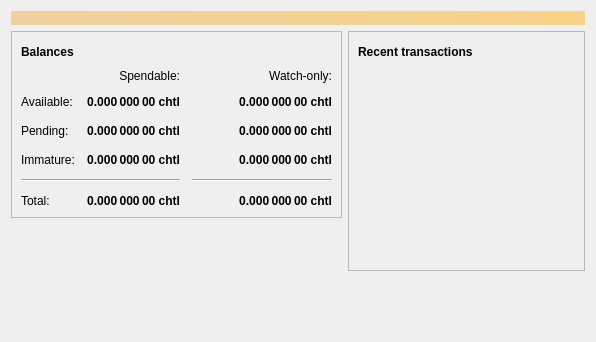
<?xml version="1.0" encoding="UTF-8"?>
<ui version="4.0">
 <class>OverviewPage</class>
 <widget class="QWidget" name="OverviewPage">
  <property name="geometry">
   <rect>
    <x>0</x>
    <y>0</y>
    <width>596</width>
    <height>342</height>
   </rect>
  </property>
  <property name="windowTitle">
   <string>Form</string>
  </property>
  <layout class="QVBoxLayout" name="topLayout">
   <item>
    <widget class="QLabel" name="labelAlerts">
     <property name="visible">
      <bool>false</bool>
     </property>
     <property name="styleSheet">
      <string notr="true">QLabel { background-color: qlineargradient(x1: 0, y1: 0, x2: 1, y2: 0, stop:0 #F0D0A0, stop:1 #F8D488); color:#000000; }</string>
     </property>
     <property name="wordWrap">
      <bool>true</bool>
     </property>
     <property name="margin">
      <number>3</number>
     </property>
     <property name="textInteractionFlags">
      <set>Qt::TextSelectableByMouse</set>
     </property>
    </widget>
   </item>
   <item>
    <layout class="QHBoxLayout" name="horizontalLayout" stretch="1,1">
     <item>
      <layout class="QVBoxLayout" name="verticalLayout_2">
       <item>
        <widget class="QFrame" name="frame">
         <property name="frameShape">
          <enum>QFrame::StyledPanel</enum>
         </property>
         <property name="frameShadow">
          <enum>QFrame::Raised</enum>
         </property>
         <layout class="QVBoxLayout" name="verticalLayout_4">
          <item>
           <layout class="QHBoxLayout" name="horizontalLayout_4">
            <item>
             <widget class="QLabel" name="label_5">
              <property name="font">
               <font>
                <weight>75</weight>
                <bold>true</bold>
               </font>
              </property>
              <property name="text">
               <string>Balances</string>
              </property>
             </widget>
            </item>
            <item>
             <widget class="QPushButton" name="labelWalletStatus">
              <property name="enabled">
               <bool>true</bool>
              </property>
              <property name="maximumSize">
               <size>
                <width>30</width>
                <height>16777215</height>
               </size>
              </property>
              <property name="toolTip">
               <string>The displayed information may be out of date. Your wallet automatically synchronizes with the chatll network after a connection is established, but this process has not completed yet.</string>
              </property>
              <property name="text">
               <string/>
              </property>
              <property name="icon">
               <iconset resource="../bitcoin.qrc">
                <normaloff>:/icons/warning</normaloff>
                <disabledoff>:/icons/warning</disabledoff>:/icons/warning</iconset>
              </property>
              <property name="iconSize">
               <size>
                <width>24</width>
                <height>24</height>
               </size>
              </property>
              <property name="flat">
               <bool>true</bool>
              </property>
             </widget>
            </item>
            <item>
             <spacer name="horizontalSpacer_3">
              <property name="orientation">
               <enum>Qt::Horizontal</enum>
              </property>
              <property name="sizeHint" stdset="0">
               <size>
                <width>40</width>
                <height>20</height>
               </size>
              </property>
             </spacer>
            </item>
           </layout>
          </item>
          <item>
           <layout class="QGridLayout" name="gridLayout">
            <property name="spacing">
             <number>12</number>
            </property>
            <item row="2" column="2">
             <widget class="QLabel" name="labelWatchPending">
              <property name="font">
               <font>
                <weight>75</weight>
                <bold>true</bold>
               </font>
              </property>
              <property name="cursor">
               <cursorShape>IBeamCursor</cursorShape>
              </property>
              <property name="toolTip">
               <string>Unconfirmed transactions to watch-only addresses</string>
              </property>
              <property name="text">
               <string notr="true">0.000 000 00 chtl</string>
              </property>
              <property name="alignment">
               <set>Qt::AlignRight|Qt::AlignTrailing|Qt::AlignVCenter</set>
              </property>
              <property name="textInteractionFlags">
               <set>Qt::LinksAccessibleByMouse|Qt::TextSelectableByKeyboard|Qt::TextSelectableByMouse</set>
              </property>
             </widget>
            </item>
            <item row="2" column="1">
             <widget class="QLabel" name="labelUnconfirmed">
              <property name="font">
               <font>
                <weight>75</weight>
                <bold>true</bold>
               </font>
              </property>
              <property name="cursor">
               <cursorShape>IBeamCursor</cursorShape>
              </property>
              <property name="toolTip">
               <string>Total of transactions that have yet to be confirmed, and do not yet count toward the spendable balance</string>
              </property>
              <property name="text">
               <string notr="true">0.000 000 00 chtl</string>
              </property>
              <property name="alignment">
               <set>Qt::AlignRight|Qt::AlignTrailing|Qt::AlignVCenter</set>
              </property>
              <property name="textInteractionFlags">
               <set>Qt::LinksAccessibleByMouse|Qt::TextSelectableByKeyboard|Qt::TextSelectableByMouse</set>
              </property>
             </widget>
            </item>
            <item row="3" column="2">
             <widget class="QLabel" name="labelWatchImmature">
              <property name="font">
               <font>
                <weight>75</weight>
                <bold>true</bold>
               </font>
              </property>
              <property name="cursor">
               <cursorShape>IBeamCursor</cursorShape>
              </property>
              <property name="toolTip">
               <string>Mined balance in watch-only addresses that has not yet matured</string>
              </property>
              <property name="text">
               <string notr="true">0.000 000 00 chtl</string>
              </property>
              <property name="alignment">
               <set>Qt::AlignRight|Qt::AlignTrailing|Qt::AlignVCenter</set>
              </property>
              <property name="textInteractionFlags">
               <set>Qt::LinksAccessibleByMouse|Qt::TextSelectableByKeyboard|Qt::TextSelectableByMouse</set>
              </property>
             </widget>
            </item>
            <item row="4" column="0" colspan="2">
             <widget class="Line" name="line">
              <property name="orientation">
               <enum>Qt::Horizontal</enum>
              </property>
             </widget>
            </item>
            <item row="4" column="2">
             <widget class="Line" name="lineWatchBalance">
              <property name="sizePolicy">
               <sizepolicy hsizetype="Preferred" vsizetype="Fixed">
                <horstretch>0</horstretch>
                <verstretch>0</verstretch>
               </sizepolicy>
              </property>
              <property name="minimumSize">
               <size>
                <width>140</width>
                <height>0</height>
               </size>
              </property>
              <property name="orientation">
               <enum>Qt::Horizontal</enum>
              </property>
             </widget>
            </item>
            <item row="5" column="0">
             <widget class="QLabel" name="labelTotalText">
              <property name="text">
               <string>Total:</string>
              </property>
             </widget>
            </item>
            <item row="3" column="1">
             <widget class="QLabel" name="labelImmature">
              <property name="font">
               <font>
                <weight>75</weight>
                <bold>true</bold>
               </font>
              </property>
              <property name="cursor">
               <cursorShape>IBeamCursor</cursorShape>
              </property>
              <property name="toolTip">
               <string>Mined balance that has not yet matured</string>
              </property>
              <property name="text">
               <string notr="true">0.000 000 00 chtl</string>
              </property>
              <property name="alignment">
               <set>Qt::AlignRight|Qt::AlignTrailing|Qt::AlignVCenter</set>
              </property>
              <property name="textInteractionFlags">
               <set>Qt::LinksAccessibleByMouse|Qt::TextSelectableByKeyboard|Qt::TextSelectableByMouse</set>
              </property>
             </widget>
            </item>
            <item row="2" column="3">
             <spacer name="horizontalSpacer_2">
              <property name="orientation">
               <enum>Qt::Horizontal</enum>
              </property>
              <property name="sizeHint" stdset="0">
               <size>
                <width>40</width>
                <height>20</height>
               </size>
              </property>
             </spacer>
            </item>
            <item row="3" column="0">
             <widget class="QLabel" name="labelImmatureText">
              <property name="text">
               <string>Immature:</string>
              </property>
             </widget>
            </item>
            <item row="5" column="1">
             <widget class="QLabel" name="labelTotal">
              <property name="font">
               <font>
                <weight>75</weight>
                <bold>true</bold>
               </font>
              </property>
              <property name="cursor">
               <cursorShape>IBeamCursor</cursorShape>
              </property>
              <property name="toolTip">
               <string>Your current total balance</string>
              </property>
              <property name="text">
               <string notr="true">0.000 000 00 chtl</string>
              </property>
              <property name="alignment">
               <set>Qt::AlignRight|Qt::AlignTrailing|Qt::AlignVCenter</set>
              </property>
              <property name="textInteractionFlags">
               <set>Qt::LinksAccessibleByMouse|Qt::TextSelectableByKeyboard|Qt::TextSelectableByMouse</set>
              </property>
             </widget>
            </item>
            <item row="5" column="2">
             <widget class="QLabel" name="labelWatchTotal">
              <property name="font">
               <font>
                <weight>75</weight>
                <bold>true</bold>
               </font>
              </property>
              <property name="cursor">
               <cursorShape>IBeamCursor</cursorShape>
              </property>
              <property name="toolTip">
               <string>Current total balance in watch-only addresses</string>
              </property>
              <property name="text">
               <string notr="true">0.000 000 00 chtl</string>
              </property>
              <property name="alignment">
               <set>Qt::AlignRight|Qt::AlignTrailing|Qt::AlignVCenter</set>
              </property>
              <property name="textInteractionFlags">
               <set>Qt::LinksAccessibleByMouse|Qt::TextSelectableByKeyboard|Qt::TextSelectableByMouse</set>
              </property>
             </widget>
            </item>
            <item row="0" column="2">
             <widget class="QLabel" name="labelWatchonly">
              <property name="text">
               <string>Watch-only:</string>
              </property>
              <property name="alignment">
               <set>Qt::AlignRight|Qt::AlignTrailing|Qt::AlignVCenter</set>
              </property>
             </widget>
            </item>
            <item row="1" column="0">
             <widget class="QLabel" name="labelBalanceText">
              <property name="text">
               <string>Available:</string>
              </property>
             </widget>
            </item>
            <item row="1" column="1">
             <widget class="QLabel" name="labelBalance">
              <property name="font">
               <font>
                <weight>75</weight>
                <bold>true</bold>
               </font>
              </property>
              <property name="cursor">
               <cursorShape>IBeamCursor</cursorShape>
              </property>
              <property name="toolTip">
               <string>Your current spendable balance</string>
              </property>
              <property name="text">
               <string notr="true">0.000 000 00 chtl</string>
              </property>
              <property name="alignment">
               <set>Qt::AlignRight|Qt::AlignTrailing|Qt::AlignVCenter</set>
              </property>
              <property name="textInteractionFlags">
               <set>Qt::LinksAccessibleByMouse|Qt::TextSelectableByKeyboard|Qt::TextSelectableByMouse</set>
              </property>
             </widget>
            </item>
            <item row="1" column="2">
             <widget class="QLabel" name="labelWatchAvailable">
              <property name="font">
               <font>
                <weight>75</weight>
                <bold>true</bold>
               </font>
              </property>
              <property name="cursor">
               <cursorShape>IBeamCursor</cursorShape>
              </property>
              <property name="toolTip">
               <string>Your current balance in watch-only addresses</string>
              </property>
              <property name="text">
               <string notr="true">0.000 000 00 chtl</string>
              </property>
              <property name="alignment">
               <set>Qt::AlignRight|Qt::AlignTrailing|Qt::AlignVCenter</set>
              </property>
              <property name="textInteractionFlags">
               <set>Qt::LinksAccessibleByMouse|Qt::TextSelectableByKeyboard|Qt::TextSelectableByMouse</set>
              </property>
             </widget>
            </item>
            <item row="2" column="0">
             <widget class="QLabel" name="labelPendingText">
              <property name="text">
               <string>Pending:</string>
              </property>
             </widget>
            </item>
            <item row="0" column="1">
             <widget class="QLabel" name="labelSpendable">
              <property name="text">
               <string>Spendable:</string>
              </property>
              <property name="alignment">
               <set>Qt::AlignRight|Qt::AlignTrailing|Qt::AlignVCenter</set>
              </property>
             </widget>
            </item>
           </layout>
          </item>
         </layout>
        </widget>
       </item>
       <item>
        <spacer name="verticalSpacer">
         <property name="orientation">
          <enum>Qt::Vertical</enum>
         </property>
         <property name="sizeHint" stdset="0">
          <size>
           <width>20</width>
           <height>40</height>
          </size>
         </property>
        </spacer>
       </item>
      </layout>
     </item>
     <item>
      <layout class="QVBoxLayout" name="verticalLayout_3">
       <item>
        <widget class="QFrame" name="frame_2">
         <property name="frameShape">
          <enum>QFrame::StyledPanel</enum>
         </property>
         <property name="frameShadow">
          <enum>QFrame::Raised</enum>
         </property>
         <layout class="QVBoxLayout" name="verticalLayout">
          <item>
           <layout class="QHBoxLayout" name="horizontalLayout_2">
            <item>
             <widget class="QLabel" name="label_4">
              <property name="font">
               <font>
                <weight>75</weight>
                <bold>true</bold>
               </font>
              </property>
              <property name="text">
               <string>Recent transactions</string>
              </property>
             </widget>
            </item>
            <item>
             <widget class="QPushButton" name="labelTransactionsStatus">
              <property name="enabled">
               <bool>true</bool>
              </property>
              <property name="maximumSize">
               <size>
                <width>30</width>
                <height>16777215</height>
               </size>
              </property>
              <property name="toolTip">
               <string>The displayed information may be out of date. Your wallet automatically synchronizes with the chatll network after a connection is established, but this process has not completed yet.</string>
              </property>
              <property name="text">
               <string/>
              </property>
              <property name="icon">
               <iconset resource="../bitcoin.qrc">
                <normaloff>:/icons/warning</normaloff>
                <disabledoff>:/icons/warning</disabledoff>:/icons/warning</iconset>
              </property>
              <property name="iconSize">
               <size>
                <width>24</width>
                <height>24</height>
               </size>
              </property>
              <property name="flat">
               <bool>true</bool>
              </property>
             </widget>
            </item>
            <item>
             <spacer name="horizontalSpacer">
              <property name="orientation">
               <enum>Qt::Horizontal</enum>
              </property>
              <property name="sizeHint" stdset="0">
               <size>
                <width>40</width>
                <height>20</height>
               </size>
              </property>
             </spacer>
            </item>
           </layout>
          </item>
          <item>
           <widget class="QListView" name="listTransactions">
            <property name="styleSheet">
             <string notr="true">QListView { background: transparent; }</string>
            </property>
            <property name="frameShape">
             <enum>QFrame::NoFrame</enum>
            </property>
            <property name="verticalScrollBarPolicy">
             <enum>Qt::ScrollBarAlwaysOff</enum>
            </property>
            <property name="horizontalScrollBarPolicy">
             <enum>Qt::ScrollBarAlwaysOff</enum>
            </property>
            <property name="selectionMode">
             <enum>QAbstractItemView::NoSelection</enum>
            </property>
           </widget>
          </item>
         </layout>
        </widget>
       </item>
       <item>
        <spacer name="verticalSpacer_2">
         <property name="orientation">
          <enum>Qt::Vertical</enum>
         </property>
         <property name="sizeHint" stdset="0">
          <size>
           <width>20</width>
           <height>40</height>
          </size>
         </property>
        </spacer>
       </item>
      </layout>
     </item>
    </layout>
   </item>
  </layout>
 </widget>
 <resources/>
 <connections/>
</ui>
